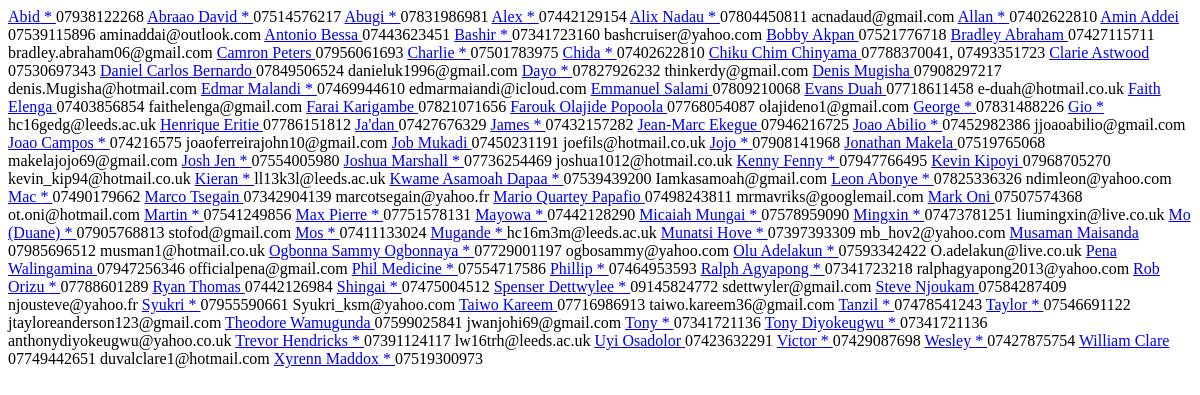
Page /member/_gender/Male (signed in) on the earlier database version.
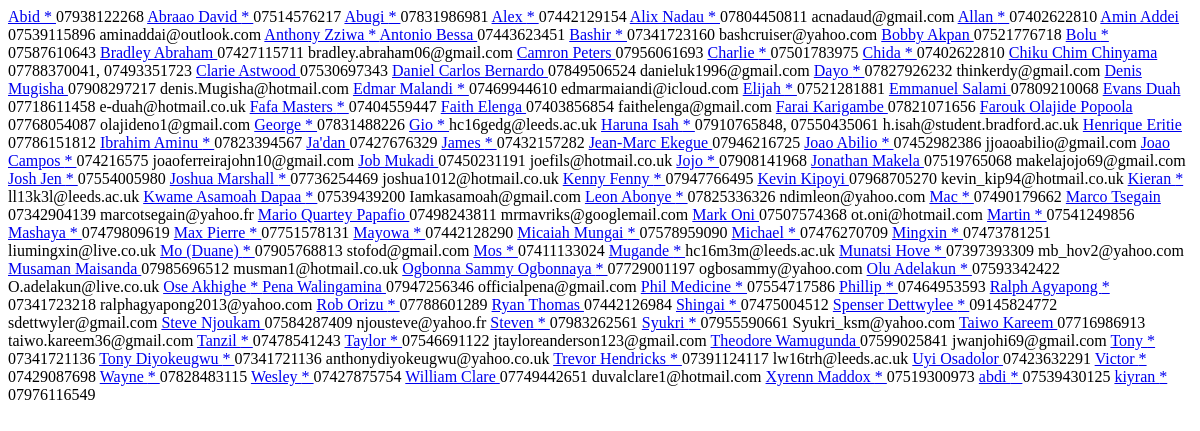
Same page on the later database version.
### member/models.py (models this page shows)
class Member(models.Model):
	name = models.CharField(max_length=50, unique=True)
	gender = models.ForeignKey('Gender', on_delete=models.CASCADE, related_name="sex")
	mobile_no = models.CharField(max_length=50, blank=True, null=True, unique=False, verbose_name="Mobile number")
	email = models.EmailField(max_length=50, blank=True, null=True, verbose_name="Email Address")
	date_of_birth = models.DateField(blank=True, null=True)
	address = models.TextField(max_length=200, blank=True, null=True)
	post_code = models.CharField(max_length=10, blank=True, null=True)
	academic_institution = models.ForeignKey('AcademicInstitution', on_delete=models.CASCADE, related_name="academic_institution", null=True, blank=True)
	course = models.CharField(max_length=100, blank=True)
	first_attended = models.DateField(blank=True, null=True)
	attendance_status = models.ForeignKey('Attendance', on_delete=models.CASCADE, related_name="attendance_status")
	last_visited = models.DateField(null=True, blank=True)
	extra_info = models.TextField(max_length=2000, blank=True)
	last_modified = models.DateTimeField(auto_now=True)
	def __str__(self):
		return self.name
	class Meta:
		ordering = ["name"]

### member/views.py (the view)
@login_required
def _list_members_by_gender(request, gender):
	pattern = re.compile(r"^([\w]+)$")
	if pattern.match(gender) and gender != "ALL":
		gender = Gender.objects.get(gender__iexact = gender).gender
		members = Member.objects.filter(gender__gender__iexact = gender)
	else:
		members = Member.objects.all()
	context = {
		'members': members
	}
	return render (request, '_partial/member_data.html', context)

### member/models.py (called while the page is built)
	def __str__(self):
		return self.status

### member/templates/_partial/member_data.html
{% for member in members %}
<tr>
	<td><a href="{% url 'member:member_info' member %}" title="{{ member.attendance_status }}">
	{% if member.attendance_status.status.lower == 'regular new member' or member.attendance_status.status.lower == 'regular old member' or member.attendance_status.status.lower == 'established' %}
	<span class="w3-text-green">
		{{ member.name }}
	</span>
	{% elif member.attendance_status.status.lower == 'rare new member' or member.attendance_status.status.lower == 'rare old member' %}
	<span class="w3-text-red">
		{{ member.name }}
	</span>
	{% elif member.attendance_status.status.lower == 'outreach' or member.attendance_status.status.lower == 'evangelism' %}
	<span class="w3-text-orange">
		{{ member.name }} *
	</span>
	{% elif member.attendance_status.status.lower == 'first timer' %}
		{{ member.name }} *
	{% else %}
	<span class="w3-text-grey">
		{{ member.name }}
	</span>
	{% endif %}
	</a></td>
	<td>{{ member.mobile_no }}</td>
	<td>{{ member.email }}</td>
</tr>
{% endfor %}

Differences in the rows shown:
added Member: name "Anthony Zziwa"
added Member: name "Bolu", mobile_no "07587610643"
added Member: name "Elijah", mobile_no "07521281881"
now on this page (row edited): Member: name "Fafa Masters", mobile_no "07404559447"
added Member: name "Haruna Isah", mobile_no "07910765848, 07550435061", email "h.isah@student.bradford.ac.uk"
added Member: name "Ibrahim Aminu", mobile_no "07823394567"
added Member: name "Mashaya", mobile_no "07479809619"
added Member: name "Michael", mobile_no "07476270709"
added Member: name "Ose Akhighe"
added Member: name "Steven", mobile_no "07983262561"
added Member: name "Wayne", mobile_no "07828483115"
added Member: name "abdi", mobile_no "07539430125"
added Member: name "kiyran", mobile_no "07976116549"
